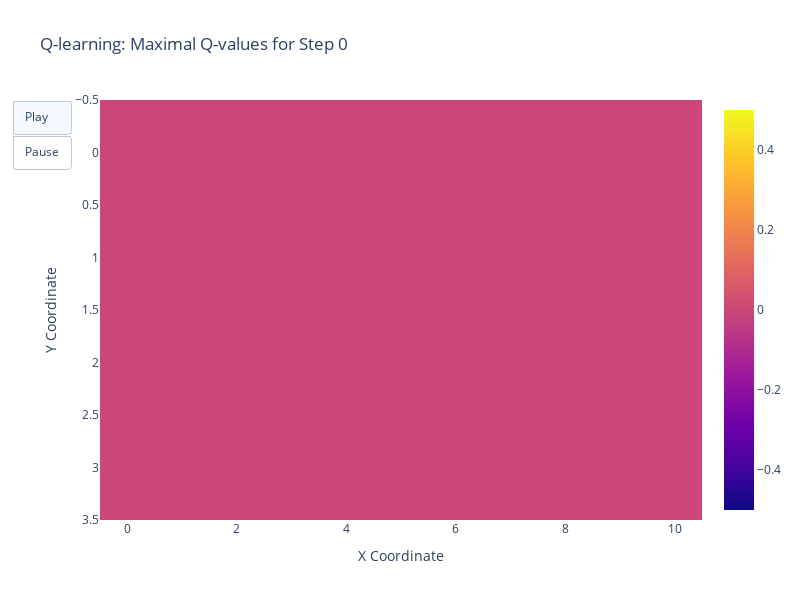
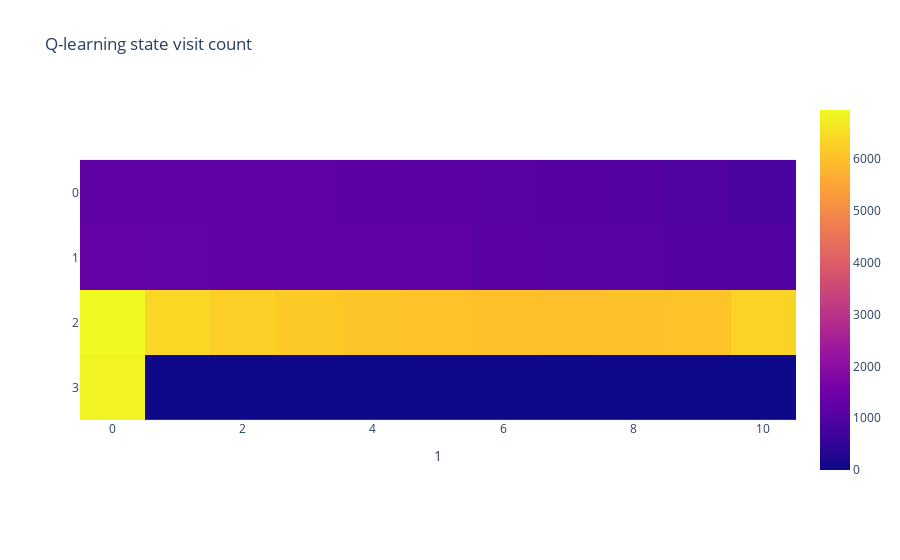

Write notebook code for charts like these, in order.
### Code cell
env_states, action_keys, obs, rewards, done, q_values = tabular_rollout(key, TIME_STEPS, N_ACTIONS, GRID_SIZE, env, agent, policy)
animated_heatmap(q_values, dims=jnp.asarray(GRID_SIZE), agent_name="Q-learning", sample_freq=500, log_scale=False)
plot_path(obs, title="Q-learning state visit count")

### Figure 1 — Plotly figure (JSON) as saved in the notebook; plotly's stock layout.template omitted (floating-point values rounded to 4 significant figures)
{"data": [{"type": "heatmap", "z": [[0, 0, 0, 0, 0, 0, 0, 0, 0, 0, 0], [0, 0, 0, 0, 0, 0, 0, 0, 0, 0, 0], [0, 0, 0, 0, 0, 0, 0, 0, 0, 0, 0], [0, 0, 0, 0, 0, 0, 0, 0, 0, 0, 0]]}], "layout": {"height": 600, "title": {"text": "Q-learning: Maximal Q-values for Step 0"}, "updatemenus": [{"buttons": [{"args": [null, {"frame": {"duration": 50, "redraw": true}, "fromcurrent": true}], "label": "Play", "method": "animate"}, {"args": [[null], {"frame": {"duration": 0, "redraw": false}}], "label": "Pause", "method": "relayout"}], "type": "buttons"}], "width": 800, "xaxis": {"autorange": true, "range": [0, 11], "title": {"text": "X Coordinate"}}, "yaxis": {"autorange": true, "range": [4, 0], "title": {"text": "Y Coordinate"}}}}

### Figure 2 — Plotly figure (JSON) as saved in the notebook; plotly's stock layout.template omitted (floating-point values rounded to 4 significant figures)
{"data": [{"coloraxis": "coloraxis", "hovertemplate": "1: %{x}<br>y: %{y}<br>color: %{z}<extra></extra>", "name": "0", "type": "heatmap", "x": [0, 1, 2, 3, 4, 5, 6, 7, 8, 9, 10], "xaxis": "x", "y": [0, 1, 2, 3], "yaxis": "y", "z": [[1197, 1201, 1200, 1187, 1165, 1136, 1100, 1059, 1009, 953, 900], [1318, 1272, 1257, 1241, 1213, 1184, 1143, 1105, 1072, 1027, 1006], [6944, 6362, 6232, 6158, 6089, 6044, 6010, 5988, 6005, 6046, 6329], [6848, 0, 0, 0, 0, 0, 0, 0, 0, 0, 0]]}], "layout": {"coloraxis": {"colorscale": [[0, "#0d0887"], [0.1111, "#46039f"], [0.2222, "#7201a8"], [0.3333, "#9c179e"], [0.4444, "#bd3786"], [0.5556, "#d8576b"], [0.6667, "#ed7953"], [0.7778, "#fb9f3a"], [0.8889, "#fdca26"], [1, "#f0f921"]]}, "title": {"text": "Q-learning state visit count"}, "xaxis": {"anchor": "y", "constrain": "domain", "domain": [0, 1], "scaleanchor": "y", "title": {"text": "1"}}, "yaxis": {"anchor": "x", "autorange": "reversed", "constrain": "domain", "domain": [0, 1]}}}
